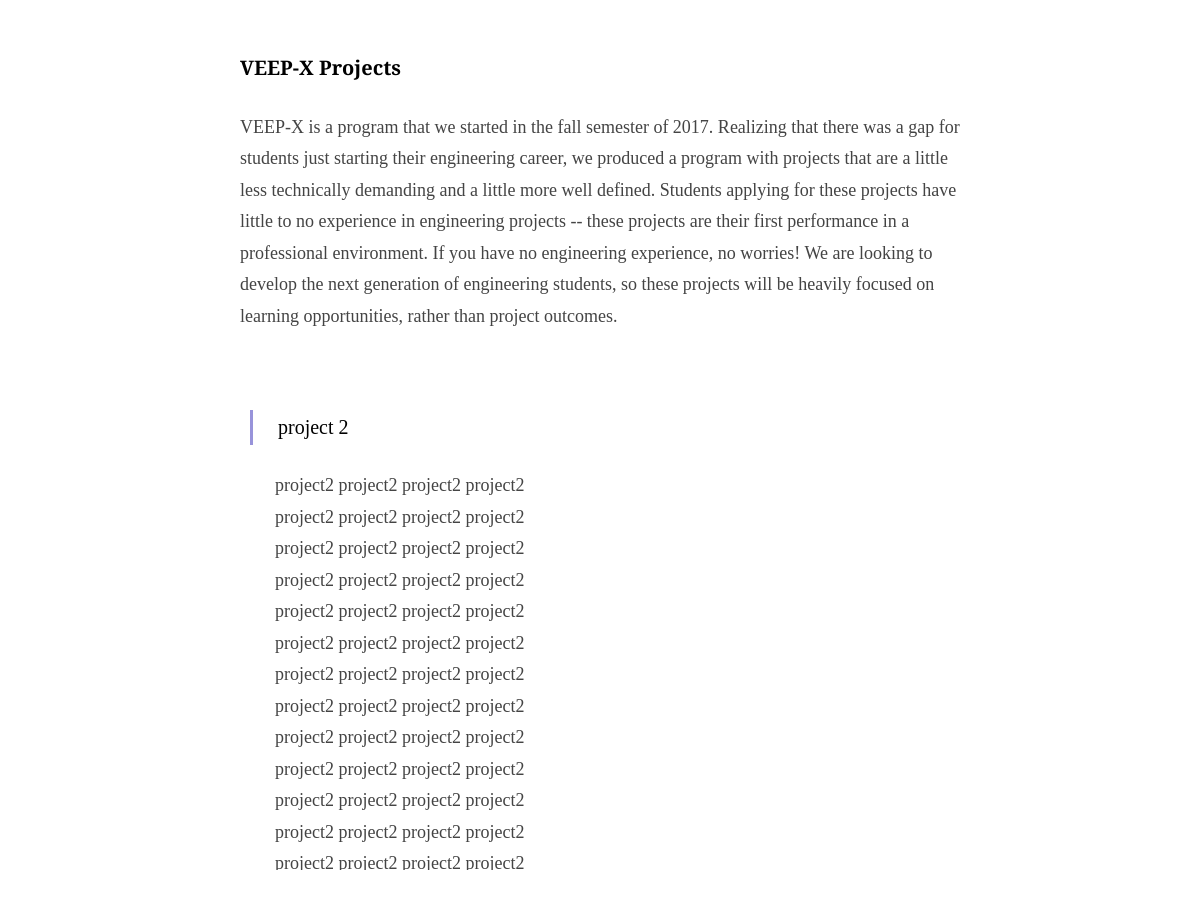
Page /projects (middle part) on the earlier database version.
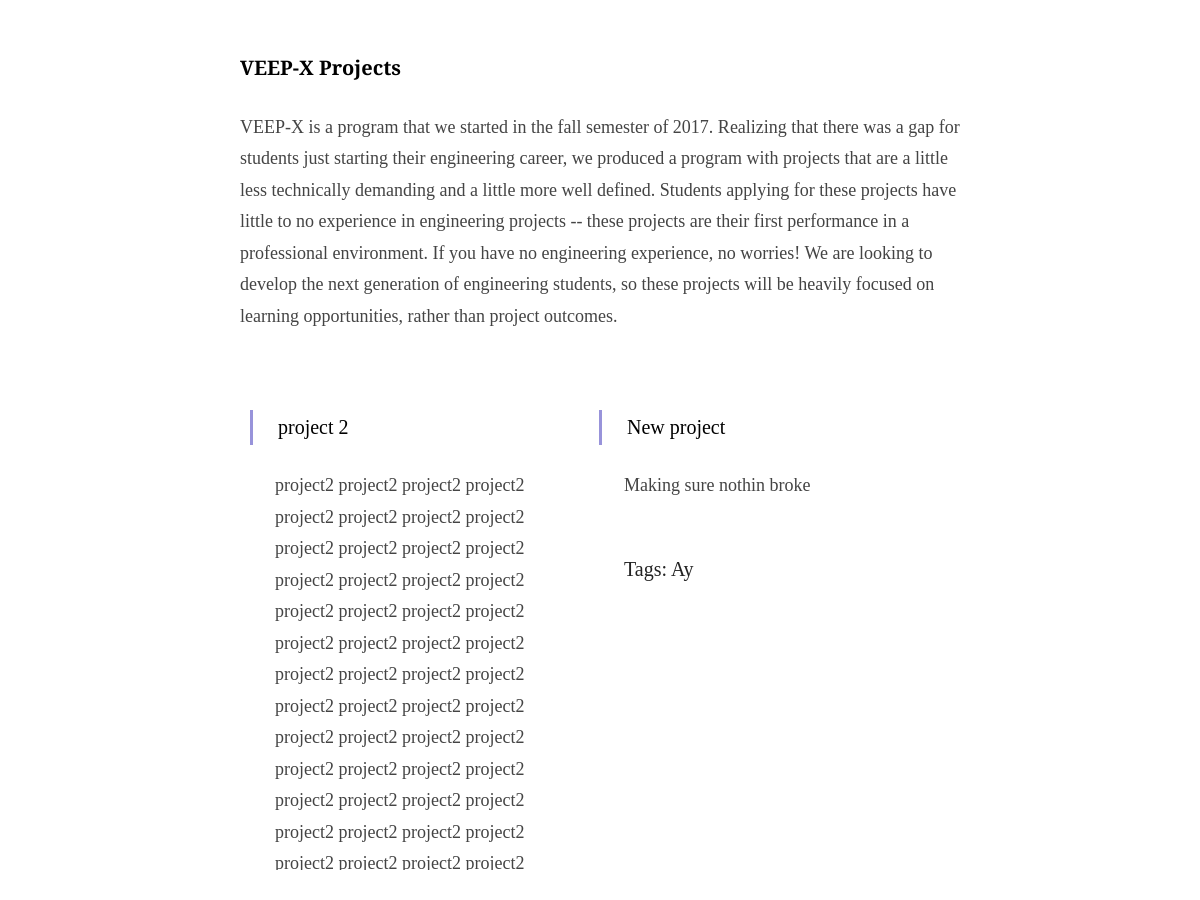
Same page on the later database version.
### app/util/models.py (models this page shows)
class Project(db.Model):
    id = db.Column(db.Integer, primary_key=True)
    title = db.Column(db.String(128), index=True)
    tags = db.Column(db.String(128), index=True)
    description = db.Column(db.String(65536), index=True)
    is_veep_x = db.Column(db.Boolean, default=False)

### app/main/controllers.py (the view)
@main.route('/projects')
def projects():
    veep_projects, veepx_projects = web_logic.get_all_projects()
    return render_template("projects.htm",
                           veep_projects=veep_projects,
                           veepx_projects=veepx_projects)

### app/dao/project_dao.py (called while the page is built)
def get_veep_projects():
    try:
        projects = Project.query.filter_by(is_veep_x=False).all()
        return projects
    except OperationalError:
        return []

def get_veepx_projects():
    try:
        projects = Project.query.filter_by(is_veep_x=True).all()
        return projects
    except OperationalError:
        return []

### app/logic/web_logic.py (called while the page is built)
def get_all_projects():
    return project_dao.get_veep_projects(), project_dao.get_veepx_projects()

### app/templates/projects.htm (shortened to what this page needs)
{% extends 'base.htm' %}
{% block stylesheets %}
<link rel="stylesheet" href="{{ url_for('static', filename='css/project.css') }}">
{% endblock %}
{% block content %}
<div class="content">
    <div class="projects contentEntry">
        {% for project in veep_projects %}
        <div class="projectContainer">
            <div class="projectItem">
            </div>
        </div>
        {% endfor %}
        <h4>VEEP-X Projects</h4>
        <p class="contentBody">
            VEEP-X is a program that we started in the fall semester of 2017. Realizing that there was a gap for students
            just starting their engineering career, we produced a program with projects that are a little less technically
            demanding and a little more well defined. Students applying for these projects have little to no experience
            in engineering projects -- these projects are their first performance in a professional environment.
            If you have no engineering experience, no worries! We are looking to develop the next generation of engineering
            students, so these projects will be heavily focused on learning opportunities, rather than project outcomes.
        </p>
        {% for project in veepx_projects %}
        <div class="projectContainer">
            <div class="project_title">{{project.title}}</div>
            <div class="projectItem">
                <div class="project_desc contentBody">{{project.description}}</div>
                <div class="project_tags">Tags: {{project.tags}}</div>
            </div>
        </div>
        {% endfor %}
    </div>
</div>
{% endblock %}

### app/templates/base.htm (shortened to what this page needs)
<!DOCTYPE html>
<html lang="en">
  <head>
      <link rel="stylesheet" href="{{url_for('static', filename='css/base.css')}}">
      {% block stylesheets %}
      {% endblock %}
  </head>
  <body>
    <div class="container">
      <div class="contentWrapper">
          {% block content %}
          {% endblock %}
      </div>
    </div>
  </body>
</html>

### app/static/css/base.css (style rules this page uses)
.contentWrapper { width: 60%; padding: 150px 0 100px 0; margin: auto; min-height: 500px; }
body { font-size: 1.25em; font-family: 'Merriweather', serif; line-height: 1.25; box-sizing: border-box; margin: 0; }
.container { min-height: 100%; margin: 0; position: relative; width: 100%; }
.contentEntry { padding: 15px 0; line-height: 1.75; }
.contentBody { color: #444444; font-size: 0.90em; }

### app/static/css/project.css (style rules this page uses)
.projectItem { padding: 25px; }
.project_title { padding-left: 25px; border-left: 3px solid #9893DA; margin-top: 50px; }
.project_tags { margin-top: 50px; color: #222222; }
.projectContainer { width: 45%; padding: 10px; display: inline-block; vertical-align: top; }
.project_desc { max-height: 400px; overflow-y: auto; }

Differences in the rows shown:
added Project: title "New project", description "Making sure nothin broke", tags "Ay", shown under "VEEP-X Projects"
